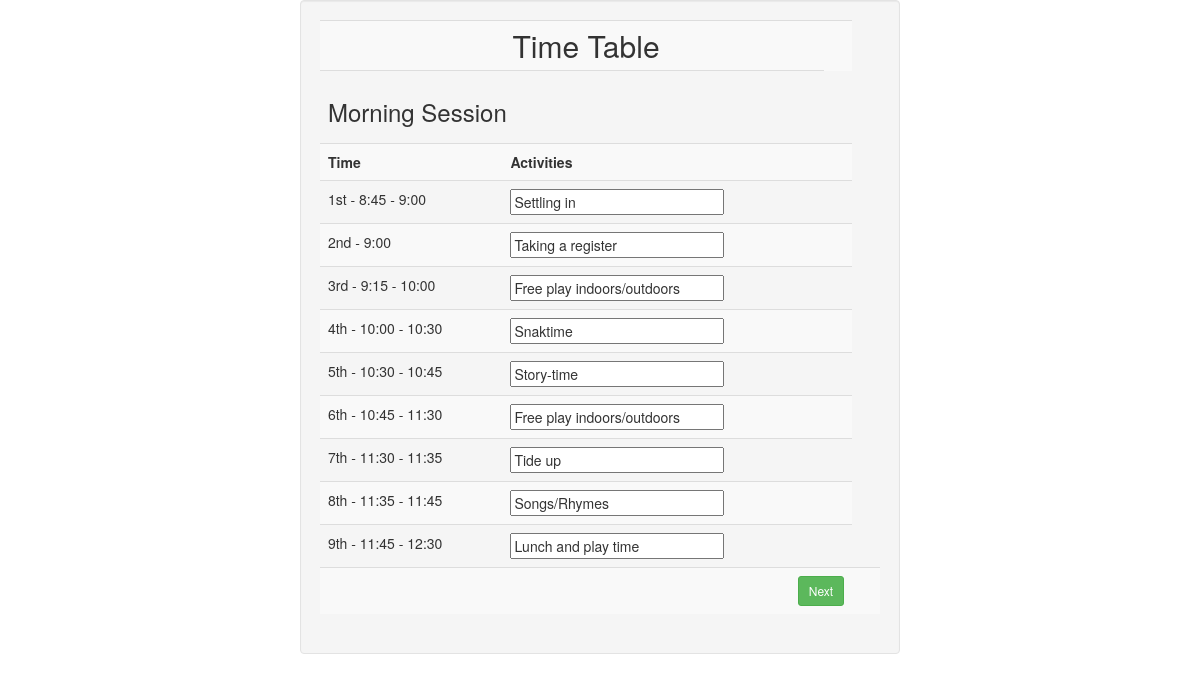
The page /branch_admin/createdb.php on the database its author committed.
### tables this page shows
CREATE TABLE IF NOT EXISTS `timetable` (
  `section` varchar(20) NOT NULL,
  `time` varchar(20) NOT NULL,
  `activity` varchar(40) NOT NULL,
  UNIQUE KEY `time` (`time`)
);

### branch_admin/createdb.php (the view, shortened to what this page needs)
<?php
$admin = $_SESSION['admin'];
include("connect.php");
?>
<!DOCTYPE HTML>
<html xmlns="http://www.w3.org/1999/xhtml">
<head>
<link href="../css/bootstrap.css" rel="stylesheet" type="text/css">
<script src="../js/bootstrap.js"></script><link href="../themes/1/js-image-slider.css" rel="stylesheet" type="text/css" />
</head>
<link href="../generic.css" rel="stylesheet" type="text/css" />
</head>
<body>
<form>
<?php
if(@$_GET['id'] == "fee")
{
	?>
 <div class="col-md-3"></div>
 <div class="col-md-6">
  <table class="table table-striped" width="1000" height="235" border="0" align="center">
<br /><br /><br /><br />
<?php
$qry = mysql_query("select * from fees where branch_name = 'default'",$link);
if(mysql_num_rows($qry) != 0)
{
while($row = mysql_fetch_array($qry))
{
	$tut = $row['tution'];
	$equip=$row['equipment'];
	$enrol=$row['enrollment'];
	$welfare=$row['welfare'];
	$icard=$row['icard'];
	$admin = $row['admission'];
	$meal=$row['meal'];
}
}
?>
<tr>
<th colspan="2"><h1>Fees Structure</h1></th>
</tr>
<tr>
<th>Tuition fees</th>
<td><input type="textbox" value="<?php echo $tut;?>" id="tut" name = "tut" ></td>
</tr>
<tr>
<th>Equipment Fees</th>
<td><input type="textbox" value="<?php echo $equip;?>" id="equip" name = "equip" ></td>
</tr>
<tr>
<th>Enrollment Fees</th>
<td><input type="textbox" value="<?php echo $enrol;?>" id="enrol" name = "enrol" ></td>
</tr>
<tr>
<th>Student Welfare</th>
<td><input type="textbox" value="<?php echo $welfare;?>" id="welfare" name = "welfare" ></td>
</tr>
<tr>
<th>Icard Fees</th>
<td><input type="textbox" value="<?php echo $icard;?>" id="icard" name = "icard" ></td>
</tr>
<tr>
<th>Admission Fees</th>
<td><input type="textbox" value="<?php echo $admin;?>" id="admi" name = "admi" ></td>
</tr>
<tr>
<th>Meal Fees</th>
<td><input type="textbox" value="<?php echo $meal;?>" id="meal" name = "meal" ></td>
</tr>
<tr>
<th colspan="2"><input class="btn btn-success btn-block pull-right" type="submit" value = "Done" id="done" name="done" /></th>
</tr>
</table>
</div>
<?php
	}
else{
?>
    <div class="well col-md-6">
	<table class="table table-striped" width="200" border="0">
  <tr>
    <td colspan="3"><center><h2> Time Table </h2></center></td>
     </tr>
<?php
if($_GET["id"] == 1)
	{
		$section = "afternoon";
?>
  <tr>
    <td colspan="2"><h3>Afternoon Session</h3></td>
  </tr> <?php ;} else { $section="morning";?>
  <tr>
    <td colspan="2"><h3>Morning Session</h3></td>
  </tr>
  <?php ;}?>
    <tr>
    <th> Time </th>
    <th> Activities </th>
    <td>&nbsp;</td>
  </tr>
<?php
			include("connect.php");
			$qry = mysql_query("select * from timetable where section='$section'",$link);
			$i=1;
			while($row = mysql_fetch_array($qry))
			{
				?>
     				<tr>
    					<td> <?php echo $row['time'];?> </td>
    					<td> <input type="text" name="activity<?php echo $i; ?>" id="activity<?php echo $i; ?>" value ="<?php echo $row['activity'];?>" size="25" > </td>
       				<td>&nbsp;</td>
 				    </tr>
	 <?php
				$i++;}
?>
 <tr>					<?php if($_GET["id"]==0){?>
    					<td colspan="3"> <input class="btn btn-success btn-sm pull-right" type="submit" name="next" id="next" value ="Next" ><b class="icon-next"></b> </td>
    					<td>&nbsp;</td><?php }?>
 				    </tr>
</table>
    </div>
<?php }?>
</form>
</body>
</html>

### generic.css (style rules this page uses)
h2 { display:inline; }

### rows shown on the page
timetable: time "1st - 8:45 - 9:00", activity1 "Settling in"
timetable: time "2nd - 9:00", activity2 "Taking a register"
timetable: time "3rd - 9:15 - 10:00", activity3 "Free play indoors/outdoors"
timetable: time "4th - 10:00 - 10:30", activity4 "Snaktime"
timetable: time "5th - 10:30 - 10:45", activity5 "Story-time"
timetable: time "6th - 10:45 - 11:30", activity6 "Free play indoors/outdoors"
timetable: time "7th - 11:30 - 11:35", activity7 "Tide up"
timetable: time "8th - 11:35 - 11:45", activity8 "Songs/Rhymes"
timetable: time "9th - 11:45 - 12:30", activity9 "Lunch and play time"
